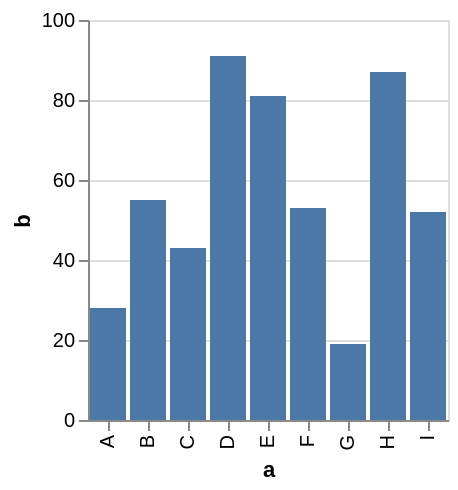

The Vega-Lite source for this figure:
### Vega specification from a JSON file in a GitHub repository (floating-point values rounded to 4 significant figures)
{"$schema": "https://vega.github.io/schema/vega/v5.json", "autosize": "pad", "padding": 5, "height": 200, "style": "cell", "data": [{"name": "source_0", "values": [{"a": "A", "b": 28}, {"a": "B", "b": 55}, {"a": "C", "b": 43}, {"a": "D", "b": 91}, {"a": "E", "b": 81}, {"a": "F", "b": 53}, {"a": "G", "b": 19}, {"a": "H", "b": 87}, {"a": "I", "b": 52}]}, {"name": "data_0", "source": "source_0", "transform": [{"type": "formula", "expr": "toNumber(datum[\"b\"])", "as": "b"}, {"type": "filter", "expr": "datum[\"b\"] !== null && !isNaN(datum[\"b\"])"}]}], "signals": [{"name": "x_step", "value": 20}, {"name": "width", "update": "bandspace(domain('x').length, 0.1, 0.05) * x_step"}], "marks": [{"name": "marks", "type": "rect", "style": ["bar"], "from": {"data": "data_0"}, "encode": {"update": {"fill": {"value": "#4c78a8"}, "tooltip": {"signal": "{\"a\": ''+datum[\"a\"], \"b\": format(datum[\"b\"], \"\")}"}, "x": {"scale": "x", "field": "a"}, "width": {"scale": "x", "band": true}, "y": {"scale": "y", "field": "b"}, "y2": {"scale": "y", "value": 0}}}}], "scales": [{"name": "x", "type": "band", "domain": {"data": "data_0", "field": "a", "sort": true}, "range": {"step": {"signal": "x_step"}}, "paddingInner": 0.1, "paddingOuter": 0.05}, {"name": "y", "type": "linear", "domain": {"data": "data_0", "field": "b"}, "range": [{"signal": "height"}, 0], "nice": true, "zero": true}], "axes": [{"scale": "x", "orient": "bottom", "grid": false, "title": "a", "labelAlign": "right", "labelAngle": 270, "labelBaseline": "middle", "labelOverlap": true, "zindex": 1}, {"scale": "y", "orient": "left", "grid": false, "title": "b", "labelOverlap": true, "tickCount": {"signal": "ceil(height/40)"}, "zindex": 1}, {"scale": "y", "orient": "left", "gridScale": "x", "grid": true, "tickCount": {"signal": "ceil(height/40)"}, "domain": false, "labels": false, "maxExtent": 0, "minExtent": 0, "ticks": false, "zindex": 0}]}
